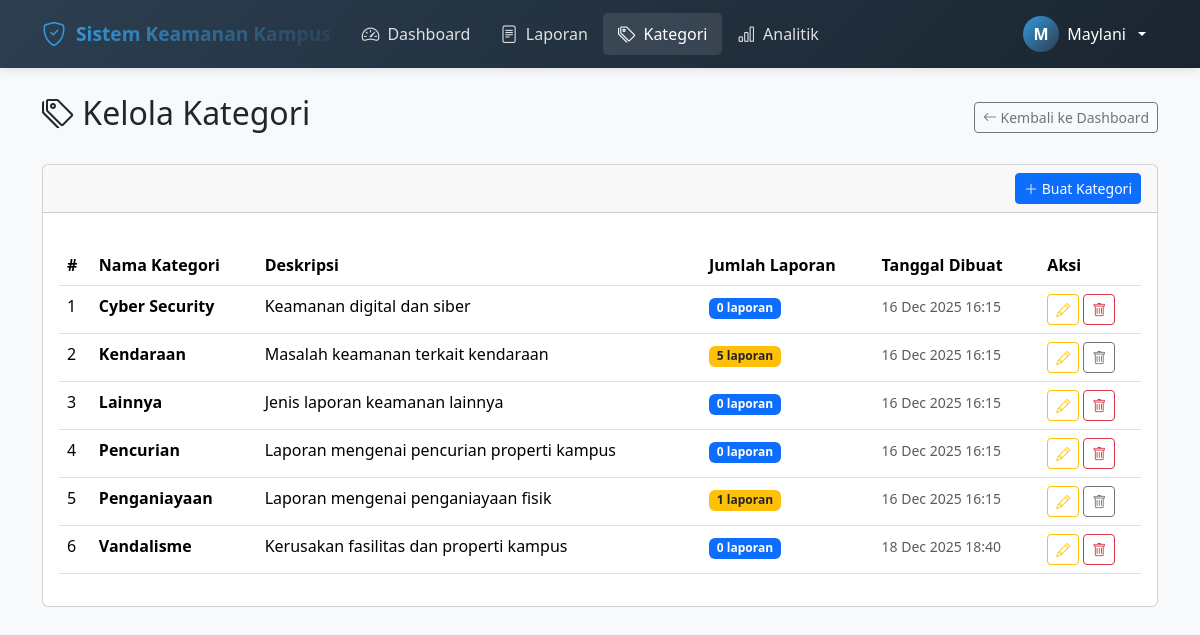
Page /public/kategori.php (signed in) on the committed database.
### tables this page shows
CREATE TABLE `kategori` (
  `id` int(11) NOT NULL,
  `name` varchar(100) NOT NULL,
  `description` text DEFAULT NULL,
  `created_at` timestamp NOT NULL DEFAULT current_timestamp()
);

### lib/auth.php (called while the page is built, shortened)
<?php
require_once __DIR__ . '/../config/database.php';
class Auth {
    public function __construct() {
        $database = new Database();
        $this->db = $database->connect();
    }
    public function isLoggedIn() {
        return isset($_SESSION['user_id']);
    }
    public function getCurrentUser() {
        if ($this->isLoggedIn()) {
            return [
                'id' => $_SESSION['user_id'],
                'name' => $_SESSION['user_name'],
                'email' => $_SESSION['user_email'],
                'role' => $_SESSION['user_role']
            ];
        }
        return null;
    }
}
?>

### config/database.php (called while the page is built, shortened)
<?php
class Database {
    private $host;
    private $dbname;
    private $username;
    private $password;
    public function __construct() {
        $this->host = DB_HOST;
        $this->dbname = DB_NAME;
        $this->username = DB_USER;
        $this->password = DB_PASS;
    }
    public function connect() {
        try {
            $this->conn = new PDO(
                "mysql:host={$this->host};dbname={$this->dbname};charset=utf8",
                $this->username,
                $this->password,
                [
                    PDO::ATTR_ERRMODE => PDO::ERRMODE_EXCEPTION,
                    PDO::ATTR_DEFAULT_FETCH_MODE => PDO::FETCH_ASSOC
                ]
            );
            return $this->conn;
        } catch(PDOException $e) {
            die("Connection failed: " . $e->getMessage());
        }
    }
}
?>

### lib/functions.php (called while the page is built, shortened)
<?php
function formatDate($date, $format = 'd M Y H:i') {
    return date($format, strtotime($date));
}
?>

### public/kategori.php (the view, shortened to what this page needs)
<?php
require_once '../lib/auth.php';
require_once '../lib/functions.php';
$database = new Database();
$db = $database->connect();
$auth = new Auth();
$user = $auth->getCurrentUser();
$action = $_GET['action'] ?? 'list';
if ($action === 'list') {
    $stmt = $db->query("SELECT k.*,
                        (SELECT COUNT(*) FROM laporan WHERE kategori_id = k.id) as laporan_count
                        FROM kategori k ORDER BY name ASC");
    $kategories = $stmt->fetchAll();
}
?>
<!DOCTYPE html>
<html lang="id">
<head>
    <?php include 'header.php'; ?>
    <link rel="stylesheet" href="style.css">
</head>
<body>
    <nav class="navbar navbar-expand-lg navbar-custom fixed-top">
        <div class="container">
            <a class="navbar-brand" href="dashboard_mahasiswa.php">
                <i class="bi bi-shield-check"></i>
                <span class="logo-text">Sistem Keamanan Kampus</span>
            </a>
            <div class="collapse navbar-collapse" id="navbarNav">
                <ul class="navbar-nav me-auto">
                    <li class="nav-item">
                        <a class="nav-link" href="dashboard_mahasiswa.php">
                            <i class="bi bi-speedometer2"></i> Dashboard
                        </a>
                    </li>
                    <li class="nav-item">
                        <a class="nav-link" href="laporan_mahasiswa.php">
                            <i class="bi bi-file-text"></i> Laporan
                        </a>
                    </li>
                    <?php if ($user['role'] === ROLE_ADMIN): ?>
                    <li class="nav-item">
                        <a class="nav-link active" href="kategori.php">
                            <i class="bi bi-tags"></i> Kategori
                        </a>
                    </li>
                    <?php endif; ?>
                    <li class="nav-item">
                        <a class="nav-link" href="analitik.php">
                            <i class="bi bi-bar-chart"></i> Analitik
                        </a>
                    </li>
                </ul>
                <div class="quick-menu">
                    <div class="dropdown">
                        <button class="dropdown-toggle" type="button" data-bs-toggle="dropdown" aria-expanded="false">
                            <div class="user-avatar">
                            <?= strtoupper(substr($user['name'], 0, 1)) ?>
                            </div>
                            <span><?= htmlspecialchars($user['name']) ?></span>
                        </button>
                    </div>
                </div>
            </div>
        </div>
    </nav>
    <div class="container mt-4">
        <div class="d-flex justify-content-between align-items-center mb-4">
            <h2>
                <i class="bi bi-tags"></i>
                <?= $action === 'create' ? 'Tambah Kategori' : ($action === 'edit' ? 'Edit Kategori' : 'Kelola Kategori') ?>
            </h2>
            <div>
                <a href="dashboard_admin.php" class="btn btn-outline-secondary btn-sm">
                    <i class="bi bi-arrow-left"></i> Kembali ke Dashboard
                </a>
            </div>
        </div>
        <?php if ($action === 'create' || $action === 'edit'): ?>
            <div class="card">
                <div class="card-body">
                    <form method="POST">
                        <?php if ($action === 'edit'): ?>
                            <input type="hidden" name="id" value="<?= $kategori['id'] ?>">
                        <?php endif; ?>
                        <div class="mb-3">
                            <label class="form-label">Nama Kategori *</label>
                            <input type="text" class="form-control" name="name"
                                   value="<?= htmlspecialchars($kategori['name'] ?? '') ?>"
                                   placeholder="Contoh: Pencurian" required>
                        </div>
                        <div class="mb-3">
                            <label class="form-label">Deskripsi</label>
                            <textarea class="form-control" name="description" rows="3"
                                      placeholder="Deskripsi kategori (opsional)"><?= htmlspecialchars($kategori['description'] ?? '') ?></textarea>
                        </div>
                        <div class="d-flex gap-2">
                            <button type="submit" name="<?= $action === 'create' ? 'create_kategori' : 'update_kategori' ?>"
                                    class="btn btn-primary">
                                <?= $action === 'create' ? 'Simpan Kategori' : 'Perbarui Kategori' ?>
                            </button>
                            <a href="kategori.php" class="btn btn-secondary">Batal</a>
                        </div>
                    </form>
                </div>
            </div>
        <?php else: ?>
            <div class="card">
                <div class="card-header d-flex justify-content-end mb-3">
                    <a href="kategori.php?action=create" class="btn btn-primary btn-sm">
                        <i class="bi bi-plus-lg"></i> Buat Kategori
                    </a>
                </div>
                <div class="card-body">
                    <?php if (empty($kategories)): ?>
                        <div class="text-center py-4">
                            <i class="bi bi-tag fs-1 text-muted"></i>
                            <h5 class="mt-3">Belum ada kategori</h5>
                            <p class="text-muted">Mulai dengan menambahkan kategori pertama</p>
                            <a href="?action=create" class="btn btn-primary">Tambah Kategori</a>
                        </div>
                    <?php else: ?>
                        <div class="table-responsive">
                            <table class="table table-hover">
                                <thead>
                                    <tr>
                                        <th>#</th>
                                        <th>Nama Kategori</th>
                                        <th>Deskripsi</th>
                                        <th>Jumlah Laporan</th>
                                        <th>Tanggal Dibuat</th>
                                        <th>Aksi</th>
                                    </tr>
                                </thead>
                                <tbody>
                                    <?php foreach ($kategories as $index => $kat): ?>
                                    <tr>
                                        <td><?= $index + 1 ?></td>
                                        <td>
                                            <strong><?= htmlspecialchars($kat['name']) ?></strong>
                                        </td>
                                        <td>
                                            <?= $kat['description'] ? htmlspecialchars($kat['description']) : '<span class="text-muted">-</span>' ?>
                                        </td>
                                        <td>
                                            <?php
                                            $badge_class = $kat['laporan_count'] > 0 ? 'bg-warning text-dark' : 'bg-primary';
                                            ?>
                                            <span class="badge <?= $badge_class ?>"><?= $kat['laporan_count'] ?> laporan</span>
                                        </td>
                                        <td>
                                            <small class="text-muted"><?= formatDate($kat['created_at']) ?></small>
                                        </td>
                                        <td>
                                            <div class="d-flex gap-1">
                                                <a href="?action=edit&id=<?= $kat['id'] ?>"
                                                class="btn btn-outline-warning btn-sm" title="Edit">
                                                    <i class="bi bi-pencil"></i>
                                                </a>
                                                <?php if ($kat['laporan_count'] > 0): ?>
                                                    <button type="button"
                                                            class="btn btn-outline-secondary btn-sm"
                                                            title="Tidak dapat dihapus karena ada <?= $kat['laporan_count'] ?> laporan"
                                                            onclick="showCannotDelete('<?= htmlspecialchars(addslashes($kat['name'])) ?>', <?= $kat['laporan_count'] ?>)">
                                                        <i class="bi bi-trash"></i>
                                                    </button>
                                                <?php else: ?>
                                                    <button type="button"
                                                            class="btn btn-outline-danger btn-sm"
                                                            title="Hapus"
                                                            onclick="confirmDelete(<?= $kat['id'] ?>, '<?= htmlspecialchars(addslashes($kat['name'])) ?>')">
                                                        <i class="bi bi-trash"></i>
                                                    </button>
                                                <?php endif; ?>
                                            </div>
                                        </td>
                                    </tr>
                                    <?php endforeach; ?>
                                </tbody>
                            </table>
                        </div>
                    <?php endif; ?>
                </div>
            </div>
        <?php endif; ?>
    </div>
</body>
</html>

### public/style.css (style rules this page uses)
:root { --primary: #2d3436; --secondary: #636e72; --accent: #0984e3; --success: #00b894; --warning: #fdcb6e; --danger: #d63031; --light: #f5f6fa; --card-bg: #ffffff; --shadow: 0 2px 15px rgba(0,0,0,0.08); }
body { background-color: #f8f9fa; font-family: 'Segoe UI', system-ui, -apple-system, sans-serif; padding-top: 70px; }

### public/kategori.php (style rules this page uses)
.navbar-custom { background: linear-gradient(135deg, #2c3e50 0%, #1a2530 100%); box-shadow: 0 2px 10px rgba(0,0,0,0.1); padding: 0.5rem 0; }
.navbar-brand { color: white !important; font-weight: 600; font-size: 1.2rem; display: flex; align-items: center; gap: 10px; }
.navbar-brand i { font-size: 1.5rem; color: #3498db; }
.nav-link { color: rgba(255,255,255,0.85) !important; font-weight: 500; padding: 8px 15px !important; border-radius: 5px; transition: all 0.3s ease; display: flex; align-items: center; gap: 8px; }
.nav-link:hover, .nav-link.active { color: white !important; background: rgba(255,255,255,0.1); }
.nav-link i { font-size: 1.1rem; }
.quick-menu { display: flex; align-items: center; gap: 15px; }
.user-avatar { width: 36px; height: 36px; border-radius: 50%; background: linear-gradient(135deg, #3498db 0%, #2c3e50 100%); color: white; display: flex; align-items: center; justify-content: center; font-weight: 600; font-size: 1rem; }
.dropdown-toggle { background: none; border: none; color: white; display: flex; align-items: center; gap: 8px; padding: 8px 12px; border-radius: 5px; transition: all 0.3s ease; }
.logo-text { background: linear-gradient(135deg, #3498db 0%, #2c3e50 100%); -webkit-background-clip: text; -webkit-text-fill-color: transparent; background-clip: text; font-weight: 700; }

### rows in the picture
kategori: name "Cyber Security", description "Keamanan digital dan siber", laporan_count "0", created_at "16 Dec 2025 16:15"
kategori: name "Kendaraan", description "Masalah keamanan terkait kendaraan", laporan_count "5", created_at "16 Dec 2025 16:15"
kategori: name "Lainnya", description "Jenis laporan keamanan lainnya", laporan_count "0", created_at "16 Dec 2025 16:15"
kategori: name "Pencurian", description "Laporan mengenai pencurian properti kampus", laporan_count "0", created_at "16 Dec 2025 16:15"
kategori: name "Penganiayaan", description "Laporan mengenai penganiayaan fisik", laporan_count "1", created_at "16 Dec 2025 16:15"
kategori: name "Vandalisme", description "Kerusakan fasilitas dan properti kampus", laporan_count "0", created_at "18 Dec 2025 18:40"

### other values in the picture
substr($user['name'], 0, 1) "M"
$user['name'] "Maylani"
